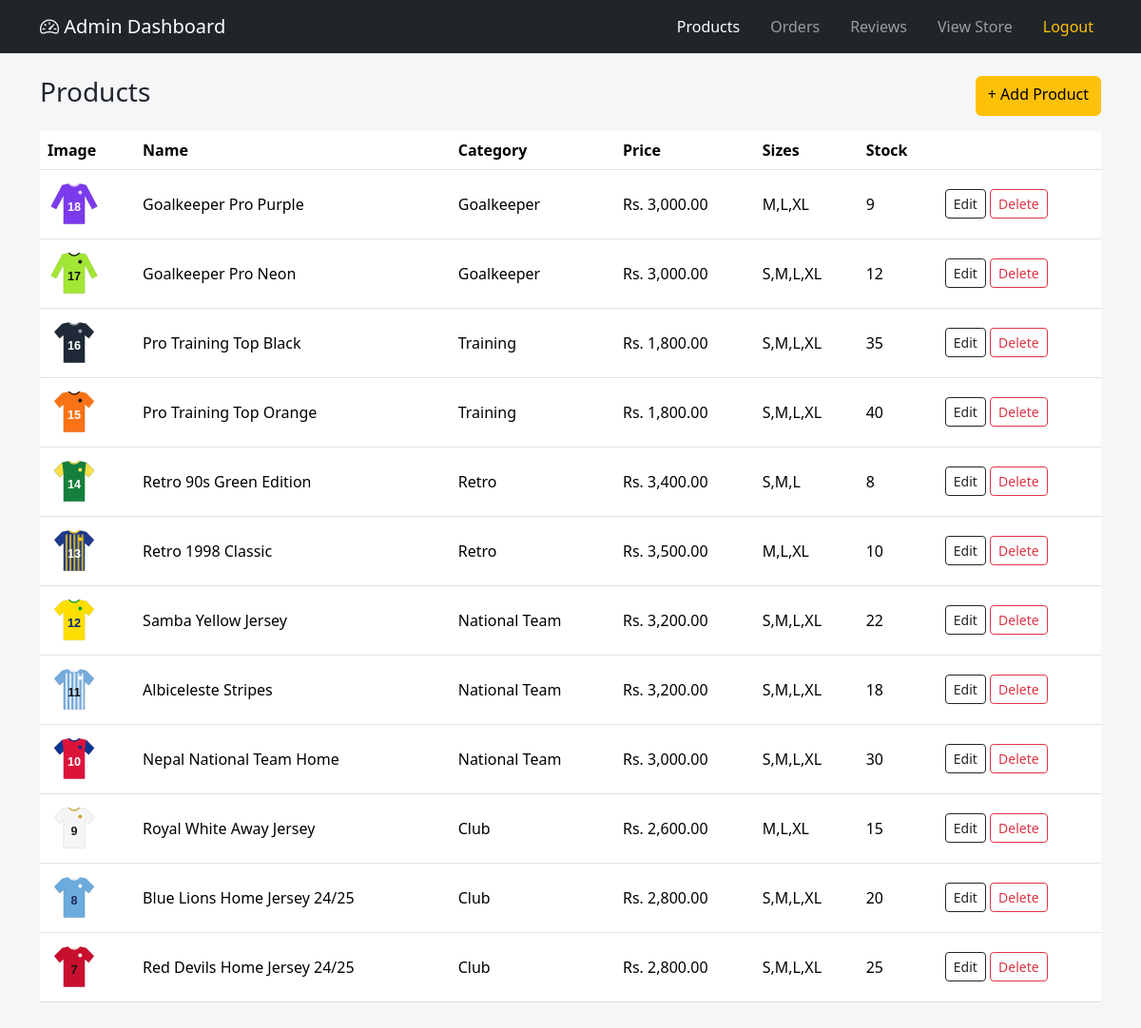
Screenshot of /admin/products.php (signed in) with the database file from the repository.
### tables this page shows
CREATE TABLE IF NOT EXISTS products (
  id INT AUTO_INCREMENT PRIMARY KEY,
  name VARCHAR(150) NOT NULL,
  category ENUM('Club','National Team','Retro','Training','Goalkeeper') NOT NULL,
  price DECIMAL(10,2) NOT NULL,
  size VARCHAR(50) NOT NULL DEFAULT 'S,M,L,XL',
  stock INT NOT NULL DEFAULT 0,
  description TEXT,
  image VARCHAR(255),
  created_at TIMESTAMP DEFAULT CURRENT_TIMESTAMP
);

### includes/auth.php (called while the page is built, shortened)
<?php
function e($v) { return htmlspecialchars((string)$v, ENT_QUOTES, 'UTF-8'); }
function money($v) { return 'Rs. ' . number_format((float)$v, 2); }
function product_image($img) {
    $img = $img ?: 'placeholder.svg';
    return BASE_URL . '/uploads/products/' . rawurlencode($img);
}

### admin/products.php (the view)
<?php
require __DIR__ . '/_header.php';
$products = $pdo->query('SELECT * FROM products ORDER BY id DESC')->fetchAll();
?>
<div class="d-flex justify-content-between mb-3"><h3>Products</h3><a href="product_add.php" class="btn btn-warning">+ Add Product</a></div>
<div class="table-responsive"><table class="table align-middle bg-white">
  <thead><tr><th>Image</th><th>Name</th><th>Category</th><th>Price</th><th>Sizes</th><th>Stock</th><th></th></tr></thead>
  <tbody>
  <?php foreach ($products as $p): ?>
    <tr>
      <td><img src="<?= e(product_image($p['image'])) ?>" alt=""></td>
      <td><?= e($p['name']) ?></td><td><?= e($p['category']) ?></td><td><?= money($p['price']) ?></td>
      <td><?= e($p['size']) ?></td><td><?= (int)$p['stock'] ?></td>
      <td class="text-nowrap">
        <a href="product_edit.php?id=<?= (int)$p['id'] ?>" class="btn btn-sm btn-outline-dark">Edit</a>
        <a href="product_delete.php?id=<?= (int)$p['id'] ?>" class="btn btn-sm btn-outline-danger" data-confirm="Delete this product?">Delete</a>
      </td>
    </tr>
  <?php endforeach; ?>
  </tbody>
</table></div>
<?php require __DIR__ . '/_footer.php'; ?>

### assets/css/main.css (style rules this page uses)
body { background:#f5f6f8; }
.table img { width:56px; height:56px; object-fit:contain; background:#fff; }

### rows the page displays
products: image (picture), name "Goalkeeper Pro Purple", category "Goalkeeper", price "Rs. 3,000.00", size "M,L,XL", stock "9"
products: image (picture), name "Goalkeeper Pro Neon", category "Goalkeeper", price "Rs. 3,000.00", size "S,M,L,XL", stock "12"
products: image (picture), name "Pro Training Top Black", category "Training", price "Rs. 1,800.00", size "S,M,L,XL", stock "35"
products: image (picture), name "Pro Training Top Orange", category "Training", price "Rs. 1,800.00", size "S,M,L,XL", stock "40"
products: image (picture), name "Retro 90s Green Edition", category "Retro", price "Rs. 3,400.00", size "S,M,L", stock "8"
products: image (picture), name "Retro 1998 Classic", category "Retro", price "Rs. 3,500.00", size "M,L,XL", stock "10"
products: image (picture), name "Samba Yellow Jersey", category "National Team", price "Rs. 3,200.00", size "S,M,L,XL", stock "22"
products: image (picture), name "Albiceleste Stripes", category "National Team", price "Rs. 3,200.00", size "S,M,L,XL", stock "18"
products: image (picture), name "Nepal National Team Home", category "National Team", price "Rs. 3,000.00", size "S,M,L,XL", stock "30"
products: image (picture), name "Royal White Away Jersey", category "Club", price "Rs. 2,600.00", size "M,L,XL", stock "15"
products: image (picture), name "Blue Lions Home Jersey 24/25", category "Club", price "Rs. 2,800.00", size "S,M,L,XL", stock "20"
products: image (picture), name "Red Devils Home Jersey 24/25", category "Club", price "Rs. 2,800.00", size "S,M,L,XL", stock "25"
